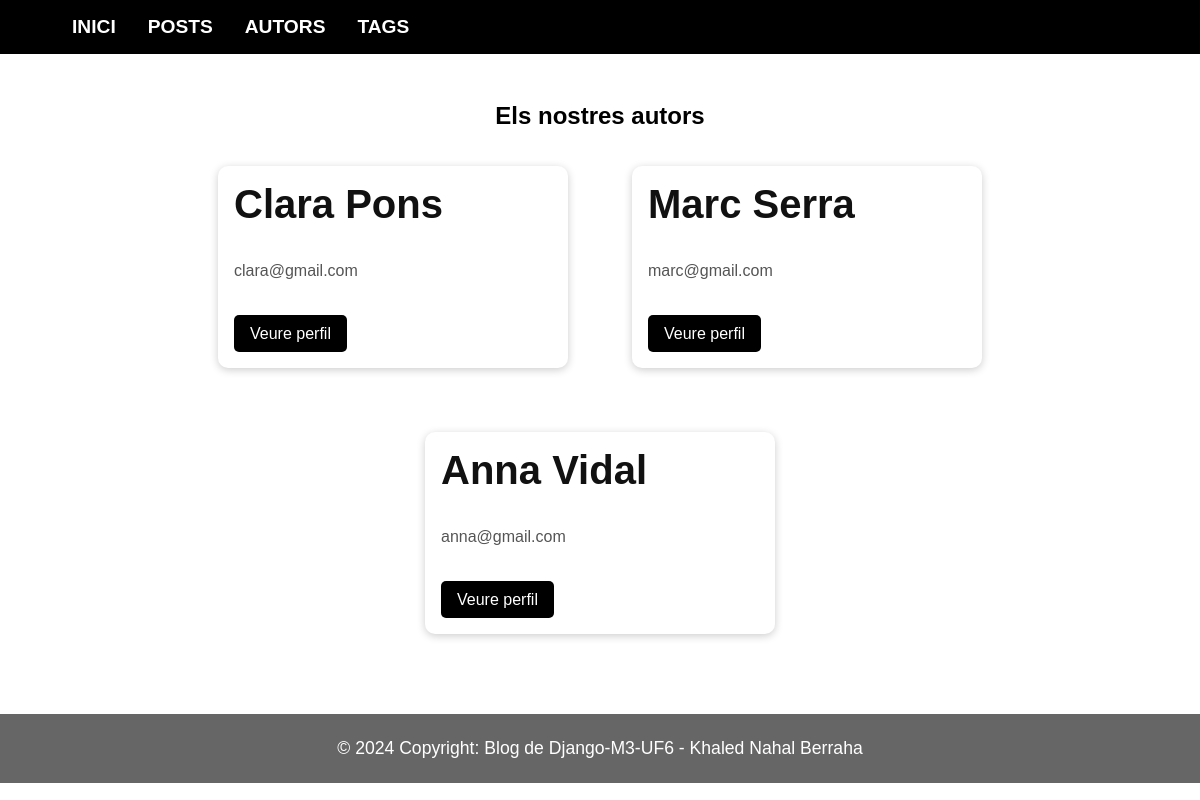
Page /authors on the earlier database version.
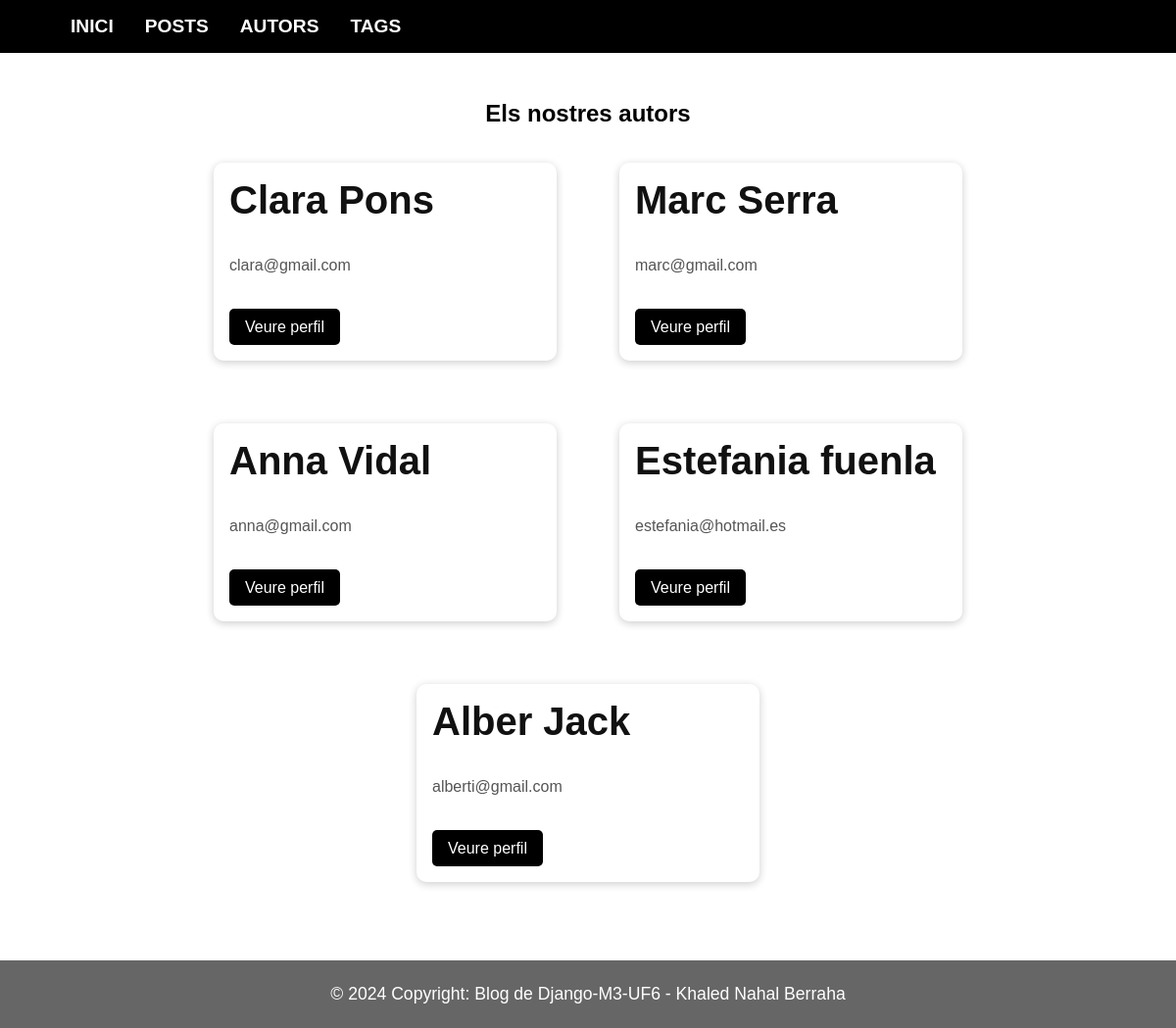
Same page on the later database version.
### blog/models.py (models this page shows, shortened)
class Author(models.Model):
    first_name = models.CharField(max_length=100)
    last_name = models.CharField(max_length=100)
    email = models.EmailField()

### blog/views.py (the view)
# urls.py: path('authors', views.authors, name='authors-page'),
def authors(request):
    all_authors = Author.objects.all()
    return render(request, "blog/author-list.html", {
        "authors": all_authors
    })

### blog/templates/blog/author-list.html (shortened to what this page needs)
{% extends "blog/base.html" %}
{% block content %}
<section id="latest-posts">
    <h1>Els nostres autors</h1>
    <div class="posts-container">
        {% for author in authors %}
            <div class="post">
                <div class="post-content">
                    <h2>
                        {{ author.first_name }} {{ author.last_name }}
                    </h2>
                    <p>
                        {{ author.email }}
                    </p>
                    <a href="{% url 'author-detail-page' author.id %}">
                        Veure perfil
                    </a>
                </div>
            </div>
        {% endfor %}
    </div>
</section>
{% endblock %}

Differences in the rows shown:
added Author: first_name "Estefania", last_name "fuenla", email "estefania@hotmail.es"
added Author: first_name "Alber", last_name "Jack", email "alberti@gmail.com"
